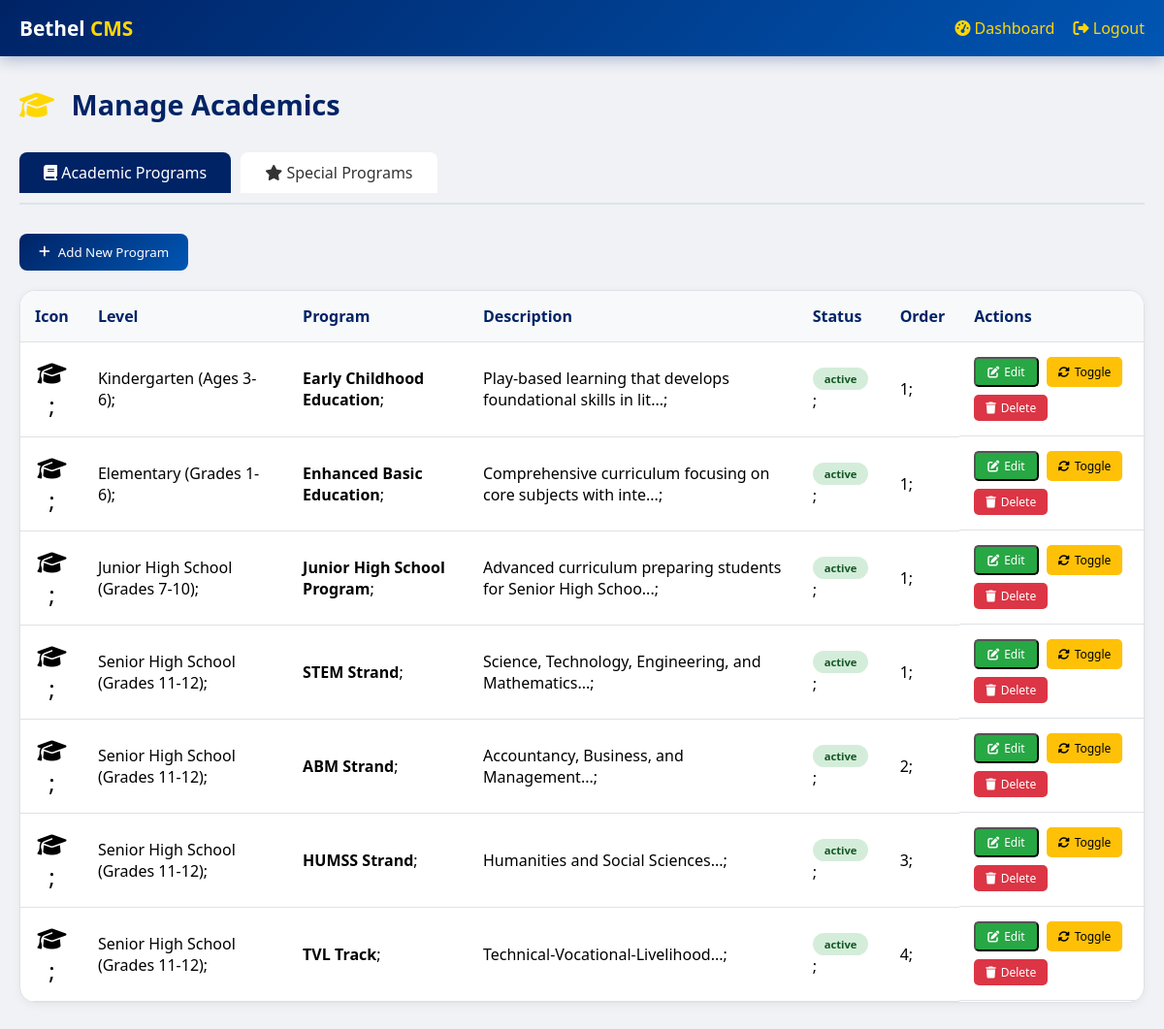
Before: /admin/manage-academics.php (signed in) with the older database file.
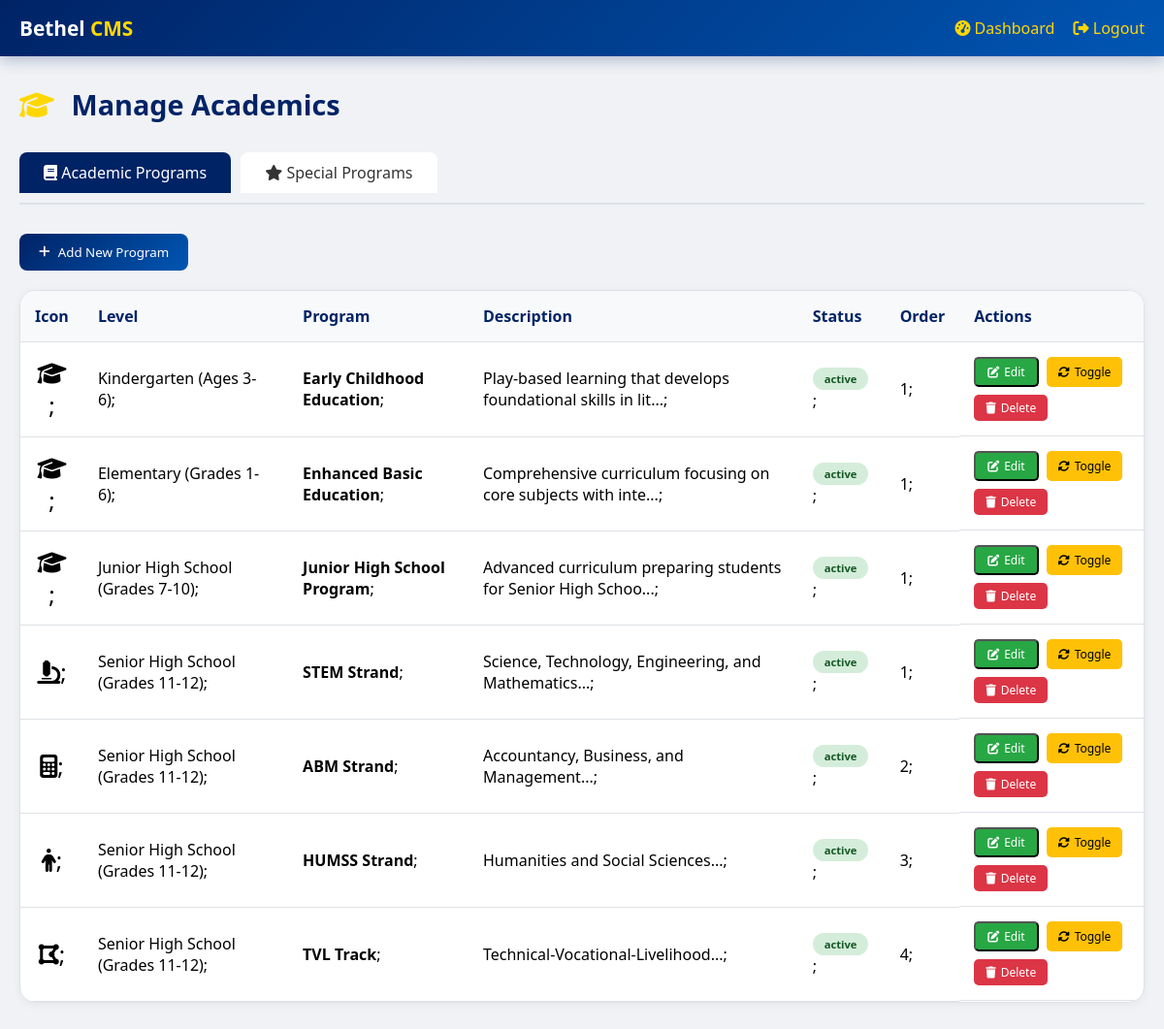
After: the same page with the newer database file.
### tables this page shows
CREATE TABLE `academic_programs` (
  `id` int(11) NOT NULL,
  `level_id` int(11) DEFAULT NULL,
  `title` varchar(200) NOT NULL,
  `description` text DEFAULT NULL,
  `features` text DEFAULT NULL,
  `icon_class` varchar(50) DEFAULT NULL,
  `display_order` int(11) DEFAULT 0,
  `status` enum('active','inactive') DEFAULT 'active',
  `created_at` timestamp NOT NULL DEFAULT current_timestamp()
);

CREATE TABLE `academic_levels` (
  `id` int(11) NOT NULL,
  `level_name` varchar(100) NOT NULL,
  `display_order` int(11) DEFAULT 0,
  `status` enum('active','inactive') DEFAULT 'active',
  `created_at` timestamp NOT NULL DEFAULT current_timestamp()
);

### admin/manage-academics.php (the view, shortened to what this page needs)
<?php
require_once '../includes/db.php';
$programs = $pdo->query("SELECT p.*, l.level_name FROM academic_programs p LEFT JOIN academic_levels l ON p.level_id = l.id ORDER BY l.display_order, p.display_order")->fetchAll();
?>
<!DOCTYPE html>
<html lang="en">
<head>
    <link rel="stylesheet" href="https://cdnjs.cloudflare.com/ajax/libs/font-awesome/6.4.0/css/all.min.css">
</head>
<body>
    <nav class="admin-nav">
        <div class="admin-nav-container">
            <div class="admin-logo">Bethel <span>CMS</span></div>
            <div class="admin-user">
                <a href="dashboard.php"><i class="fas fa-tachometer-alt"></i> Dashboard</a>
                <a href="logout.php"><i class="fas fa-sign-out-alt"></i> Logout</a>
            </div>
        </div>
    </nav>
    <div class="admin-container">
        <div class="page-header">
            <h1><i class="fas fa-graduation-cap"></i> Manage Academics</h1>
        </div>
        <div class="tabs">
            <a href="manage-academics.php?tab=programs" class="tab <?php echo (!isset($_GET['tab']) || $_GET['tab'] == 'programs') ? 'active' : ''; ?>">
                <i class="fas fa-book"></i> Academic Programs
            </a>
            <a href="manage-academics.php?tab=special" class="tab <?php echo isset($_GET['tab']) && $_GET['tab'] == 'special' ? 'active' : ''; ?>">
                <i class="fas fa-star"></i> Special Programs
            </a>
        </div>
        <?php if (!isset($_GET['tab']) || $_GET['tab'] == 'programs'): ?>
            <button class="add-button" onclick="openProgramModal()">
                <i class="fas fa-plus"></i> Add New Program
            </button>
            <div class="data-table-container">
                <table class="data-table">
                    <thead>
                        <tr>
                            <th>Icon</th>
                            <th>Level</th>
                            <th>Program</th>
                            <th>Description</th>
                            <th>Status</th>
                            <th>Order</th>
                            <th>Actions</th>
                        </tr>
                    </thead>
                    <tbody>
                        <?php foreach($programs as $program): ?>
                        <tr>
                            <td class="icon-preview"><i class="<?php echo htmlspecialchars($program['icon_class'] ?: 'fas fa-graduation-cap'); ?>"></i>;</td>
                            <td><?php echo htmlspecialchars($program['level_name']); ?>;</td>
                            <td><strong><?php echo htmlspecialchars($program['title']); ?></strong>;</td>
                            <td><?php echo htmlspecialchars(substr($program['description'], 0, 60)); ?>...;</td>
                            <td><span class="status-badge status-<?php echo $program['status']; ?>"><?php echo $program['status']; ?></span>;</td>
                            <td><?php echo $program['display_order']; ?>;</td>
                            <td class="action-buttons">
                                <button onclick="editProgram(<?php echo htmlspecialchars(json_encode($program)); ?>)" class="btn-edit">
                                    <i class="fas fa-edit"></i> Edit
                                </button>
                                <a href="?toggle_program=<?php echo $program['id']; ?>&tab=programs" class="btn-toggle">
                                    <i class="fas fa-sync-alt"></i> Toggle
                                </a>
                                <a href="?delete_program=<?php echo $program['id']; ?>&tab=programs" class="btn-delete" onclick="return confirm('Delete this program?')">
                                    <i class="fas fa-trash"></i> Delete
                                </a>
                            </td>
                        </tr>
                        <?php endforeach; ?>
                    </tbody>
                </table>
            </div>
        <?php endif; ?>
    </div>
</body>
</html>

Changed rows visible on the page:
changed academic_programs "STEM Strand": icon_class empty → "fas fa-microscope" (drawn)
changed academic_programs "ABM Strand": icon_class empty → "fas fa-calculator" (drawn)
changed academic_programs "HUMSS Strand": icon_class empty → "fas fa-male" (drawn)
changed academic_programs "TVL Track": icon_class empty → "fas fa-draw-polygon" (drawn)
